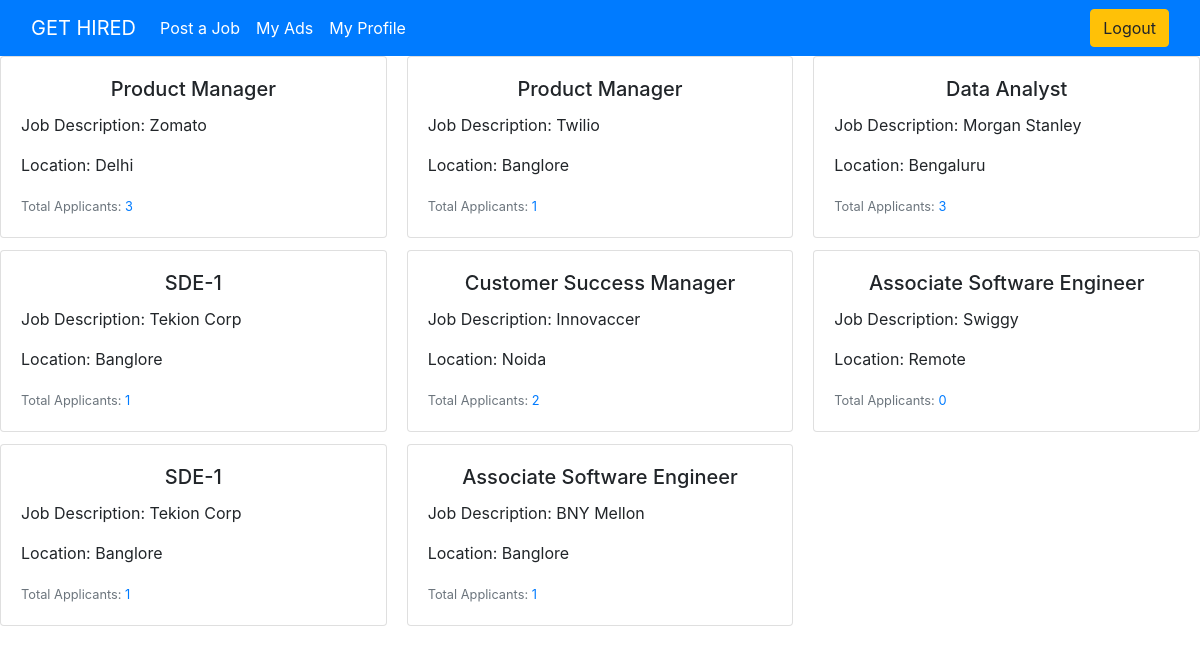
Page /recruiter/dashboard/ (signed in) on the committed database.
### recruiter/models.py (models this page shows)
class Jobs(models.Model):
    recruiter = models.ForeignKey(User , on_delete=models.CASCADE , related_name='+')
    jobTitle = models.CharField(max_length=100)
    jobDesc = models.CharField(max_length=500 )
    jobLocation = models.CharField(max_length=100)

### recruiterOrg/views.py (the view)
# urls.py: path('dashboard/' , views.viewJobAds, name='recruiter-dashboard')
def viewJobAds(request):
    if request.user.isRecruiter:
        allJobs = Jobs.objects.filter(recruiter_id = request.user.id).values()
        print(allJobs)
        jobsPosted = False
        allJobsWithCount = []
        if allJobs is not None:
            jobsPosted = True
            for job in allJobs:
                totalApplicants = JobApplications.objects.filter(job_id = job['id']).values()
                totalApplicants = totalApplicants.count()
                job['totalApplicants'] = totalApplicants
                allJobsWithCount.append(job)
        print(allJobsWithCount)
        context = {'alljobs':allJobsWithCount , 'jobsPosted':jobsPosted}
        return render(request , 'dashboards/recruiterDashboard.html' , context)
    else:
        messages.warning(request , 'Permission Denied!')
        redirect('applicant-dashboard')

### templates/dashboards/recruiterDashboard.html (shortened to what this page needs)
{% extends 'base.html' %}
{%block content%}
<section>
{% if not jobsPosted %}
<div class="p-5 mb-4 bg-light rounded-3">
  <div class="container-fluid py-5">
    <h1 class="display-5 fw-bold">Welcome to Get Hired!</h1>
    <p class="col-md-8 fs-4">Recruiter Dashboard</p>
  </div>
</div>
{% else %}
<div class="card-columns">
  {% for job in alljobs%}
  <div class="card">
      <div class="card-body">
        <h5 class="card-title" style="text-align: center;">{{job.jobTitle}}</h5>
        <p class="card-text"> Job Description: {{job.jobDesc}}</p>
        <p class="card-text"> Location: {{job.jobLocation}}</p>
        <p class="card-text"><small class="text-muted">Total Applicants:
          <a href = "showApplicants/{{job.id}}">{{job.totalApplicants}}</a>
        </small></p>
      </div>
  </div>
  {% endfor %}
  </div>
{% endif %}
</section>
{%endblock%}

### templates/base.html (shortened to what this page needs)
<!DOCTYPE html>
<html lang="en">
<head>
    <link rel="stylesheet" href="https://cdn.jsdelivr.net/npm/bootstrap@4.0.0/dist/css/bootstrap.min.css">
</head>
<body>
    <nav class="navbar navbar-expand-lg navbar-dark bg-primary">
        <div class="container-fluid ">
          <div class="navbar-header">
            <span class="navbar-brand" >GET HIRED</span>
          </div>
          <div class="navbar-nav mr-auto">
            <ul class="nav navbar-nav">
              {%if request.user.isApplicant%}
              {%if request.user.resumeUpdatedbyApplicant%}
              <a class="nav-item active nav-link" href="{% url 'applicant-dashboard' %}">Home</a>
              <a class="nav-item active nav-link" href="{% url 'user-applications' %}">My Applications</a>
              <a class="nav-item active nav-link" href="{% url 'applicant-details' %}">My Profile</a>
              {%else%}
              <a class="nav-item active nav-link" href="{% url 'applicant-dashboard' %}">Home</a>
              <a class="nav-item active nav-link" href="{% url 'update-details' %}">Complete Profile</a>
              {%endif%}
              {%elif request.user.isRecruiter%}
              {%if request.user.orgUpdatedbyRecruiter%}
              <a class="nav-item active nav-link" href="{%url 'post-job' %}">Post a Job</a>
              <a class="nav-item active nav-link" href="{%url 'recruiter-dashboard' %}">My Ads</a>
              <a class="nav-item active nav-link" href="{% url 'org-details' %}">My Profile</a>
              {%else%}
              <a class="nav-item active nav-link" href="{% url 'update-org-details' %}">Complete Profile</a>
              {%endif%}
              {%endif%}
            </ul>
          </div>
          <div class="nav navbar-right">
            <a class="btn btn-warning" href="{% url 'logout' %}">Logout</a>
        </div>
      </nav>
      {% block content %}
      {% endblock content %}
</body>
</html>

### rows in the picture
Jobs: jobTitle "Product Manager", jobDesc "Zomato", jobLocation "Delhi", totalApplicants "3"
Jobs: jobTitle "SDE-1", jobDesc "Tekion Corp", jobLocation "Banglore", totalApplicants "1"
Jobs: jobTitle "SDE-1", jobDesc "Tekion Corp", jobLocation "Banglore", totalApplicants "1"
Jobs: jobTitle "Product Manager", jobDesc "Twilio", jobLocation "Banglore", totalApplicants "1"
Jobs: jobTitle "Customer Success Manager", jobDesc "Innovaccer", jobLocation "Noida", totalApplicants "2"
Jobs: jobTitle "Associate Software Engineer", jobDesc "BNY Mellon", jobLocation "Banglore", totalApplicants "1"
Jobs: jobTitle "Data Analyst", jobDesc "Morgan Stanley", jobLocation "Bengaluru", totalApplicants "3"
Jobs: jobTitle "Associate Software Engineer", jobDesc "Swiggy", jobLocation "Remote", totalApplicants "0"
